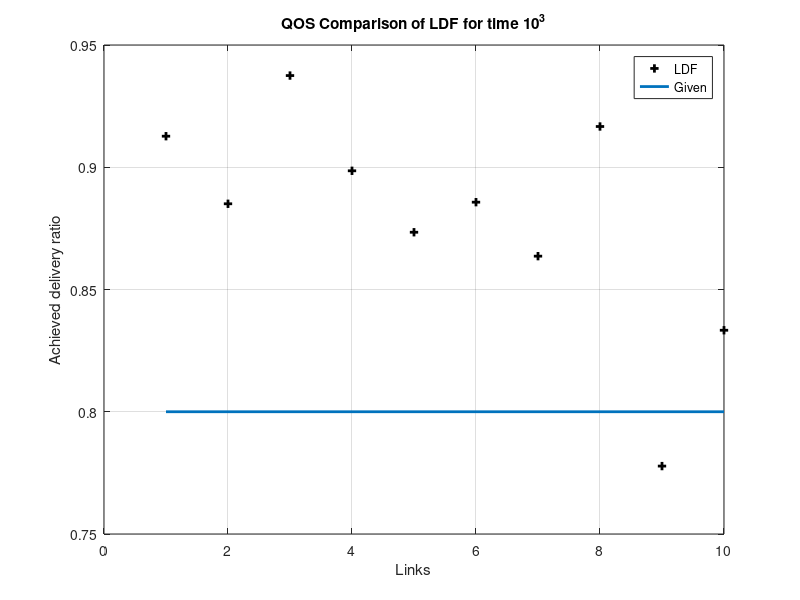
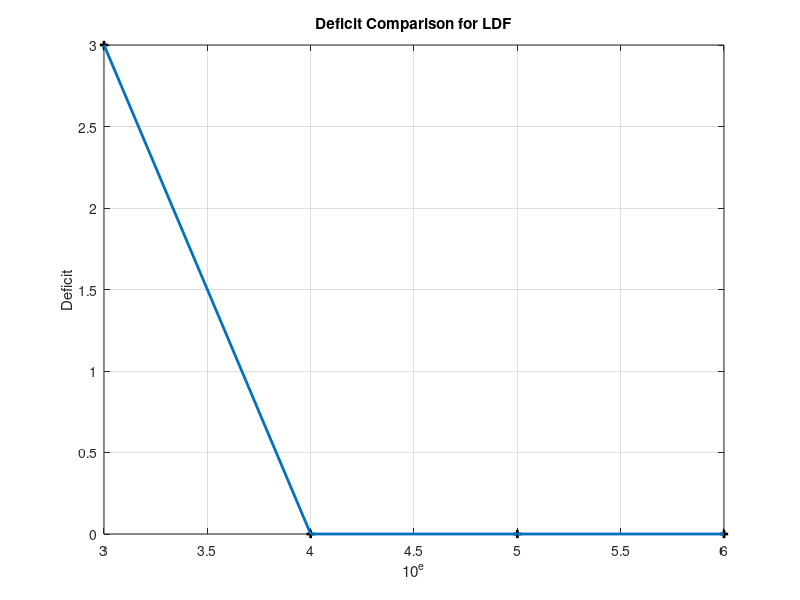

Recreate these plots in MATLAB, in order. (Note: this script raises an error after producing the figures.)
%%%% Comparison of EDF_LDF....LDF_EDF....Randomized schedule
%%%% Improved drop calculation

clc;
clear all;
close all;

tic;

e= 3:6;
DL= zeros(1,length(e));
% File_Name= 'LDF_EDF_10_Links_Heter';

for r= 1:length(e)

T= 10^e(r);
% lambda= [0.1*ones(1,2) 0.09 0.07*ones(1,5) 0.04*ones(1,5) 0.02*ones(1,7) 0.01];
lambda= [ 0.26 0.19 0.15 0.14 0.09 0.07 0.04 0.02 0.02 .01 ];
% lambda= [0.4 0.35 0.24];
% lambda= [0.54 0.3 0.15];
% lambda= [0.9 0.9 0.9];

L= length(lambda);

p= ones(1,L)*0.80;
% p= [0.9 0.85 0.75];
% p= [0.9 0.9 0.8 0.8 0.7 0.7 0.7 0.7 0.65 0.65]; % Delivery ratio
% p= [0.9*ones(1,3) 0.8*ones(1,5) 0.75*ones(1,5) 0.65*ones(1,7) 0.6];

% tao= [3*ones(1,3) 1*ones(1,4) 2*ones(1,3)];
tao= [4*ones(1,3) 2*ones(1,4) 3*ones(1,3)];
% tao= [5*ones(1,3) 2*ones(1,4) 3*ones(1,3)];
% tao= [ 5*ones(1,2) 2*ones(1,5) 4*ones(1,5) 3*ones(1,9)];
% tao= 2*ones(1,L);
% tao= [4 2 3];

a= zeros(L,T);

for j=1:L
    a(j,: )= rand(1,T)>(1-lambda(j));
end

disp('Appropriateness of the data');
mean(a,2)
sum(mean(a,2))


% Traffic Pattern
% Traffic= zeros(L,T);
% for j= 1:L
%     for t= 1:T
%         Traffic(j,min(t:t+tao(j)-1,T))= a(j,t)+Traffic(j,min(t:t+tao(j)-1,T));
%     end
%     
% end 


%%%% Deficit queue based schedule
 
s= zeros(L,T);
ED= s;
D= s;
D1= s;
A= s;
R= s;
prior= s;
A(:,1)= a(:,1);

% Stack of deadlines
z= zeros(sum(tao),T);

% prior(:,1)= a(:,1);
% if sum(a(:,1))
%     s(datasample(find(a(:,1)),1),1)= 1;
% end
% 
% R(:,1)= s(:,1);


for t= 1:T    
        
    for j= 1:L
        
        start= sum(tao(1:j-1))+1;
        last= sum(tao(1:j-1))+tao(j);
        jth_link_index= start:last;    
        
        temp= max(0,z(jth_link_index,max(1,t-1))-1);
        z(jth_link_index,t)= [0;temp(1:end-1)];
        
        if a(j,t)==1
            z(start,t)= tao(j);
        end
        
        if sum(z(jth_link_index,t))
            ED(j,t)= z(find(z(jth_link_index,t),1,'last')+start-1,t);
        end

    end   
    
    
    deadlines= ED(:,t);
    min_deadline= min(deadlines(deadlines>0));
    if (min_deadline)
        prior(find(ED( :,t)== min_deadline),t)= 1;
    end
    
    prior_ind= 0;    
    if sum(prior( :,t))
        prior_ind= find(prior( :,t));               
    end 
        
       
 %%%% Deficit queue update method
 
    D(:,t)= D(:,max(1,t-1))+ a(:,t)*double(rand>1-p(j))';         
    
      
    if sum(prior_ind)        
     
        links_pack= zeros(length(prior_ind),2);

        for k= 1:length(prior_ind)
            links_pack(k,: )= [D(prior_ind(k),t), prior_ind(k)]; % Table of [Deficit, Link Index]
        end
        
        maximum_deficit= max(links_pack( :,1));
        max_def_ind= find(links_pack( :,1)==maximum_deficit); % Find the links that have the largest deficit with packets in the input          
        chosen= links_pack(datasample(max_def_ind,1),2); % links_pack(datasample(def_ind,1),2) is the link chosen to schedule from the above table
        s(chosen,t)= 1;

        D(chosen,t)= max(0,D(chosen,t)-1);
        
        start= sum(tao(1:chosen-1))+1;
        last= sum(tao(1:chosen-1))+tao(chosen);
        jth_link_index= start:last;
        z(find(z(jth_link_index,t),1,'last')+start-1,t)= 0;
    
    end
    
    
    D1( :,t)= D1( :,max(1,t-1));
    
    for j= 1:L
            
            start= sum(tao(1:j-1))+1;
            last= sum(tao(1:j-1))+tao(j);
            jth_link_index= start:last;

            if z(last,t)==1 && s(j,t)==0
                D1(j,t)= D1(j,t)+1;
            end
        
    end
  

    %%%% Drop calculation   
 
  if t>1
    for j= 1:L        
        A(j,t)= A(j,t-1)+a(j,t); % Cumulative arrival
        R(j,t)= R(j,t-1)+s(j,t); % Cumulative schedule
        % D1(j,t)= A(j,t)-R(j,t); % Cumulative drop
    end
  end
    
    
    
end



disp(['Total packet arrived ', num2str(sum(sum(a)))]);
disp(['Total packet scheduled ', num2str(sum(sum(s)))]);

disp('Delivery ratio- aggregate');
sum(sum(s))/sum(sum(a))

disp('Delivery ratio- linkwise');
deficit_based= sum(s,2)./sum(a,2)


disp('Difference of arrival and schedule');
sum(a,2)-sum(s,2)
disp('Total drop ');
sum(sum(a,2)-sum(s,2))
disp('Cumulative deficit at the end');
DD= D(:,T)
disp(sum(D(:,T)))

disp('Cumulative drop at the end');
D1(:,T)
sum(D1(:,T))

DL(r)= sum(D(:,T));
figure(r)
plot(1:L, deficit_based, 'k+', 'LineWidth',2); hold on;
plot(1:L, p, 'LineWidth',2)

legend('LDF', 'Given');

xlabel('Links');
ylabel('Achieved delivery ratio');
title(['QOS Comparison of LDF for time 10^' num2str(e(r))]);
grid on;


%%%% Take care of this end
% end

figure(r+1)
plot(e, DL, 'k+', 'LineWidth',2); hold on;
plot(e, DL, 'LineWidth',2); hold on;

xlabel('10^e');
ylabel('Deficit');
title('Deficit Comparison for LDF');
grid on;

%%%% Saving the figures

h =  findobj('type','figure');
n = length(h);
mkdir(File_Name);
cd(File_Name);
for i=1:n
savefig(i,num2str(i));
end
cd ..

toc;
tic;


%%
%%%% Comparison of LDF+EDF and LDF without EDF

File_Name= 'Just_LDF_10_Links_Heter';


%%%% Deficit queue based schedule
 
s= zeros(L,T);
ED= s;
D= s;
D1= s;
A= s;
R= s;
prior= s;
A(:,1)= a(:,1);

% Stack of deadlines
z= zeros(sum(tao),T);

% prior(:,1)= a(:,1);
% if sum(a(:,1))
%     s(datasample(find(a(:,1)),1),1)= 1;
% end
% 
% R(:,1)= s(:,1);


for t= 1:T    
        
    for j= 1:L
        
        start= sum(tao(1:j-1))+1;
        last= sum(tao(1:j-1))+tao(j);
        jth_link_index= start:last;    
        
        temp= max(0,z(jth_link_index,max(1,t-1))-1);
        z(jth_link_index,t)= [0;temp(1:end-1)];
        
        if a(j,t)==1
            z(start,t)= tao(j);
        end
        
        if sum(z(jth_link_index,t))
            prior(j,t)= 1;
        end

    end   
    
        
    prior_ind= 0;    
    if sum(prior( :,t))
        prior_ind= find(prior( :,t));               
    end 
        
       
 %%%% Deficit queue update method
 
    D(:,t)= D(:,max(1,t-1))+ a(:,t)*double(rand>1-p(j))';         
    
      
    if sum(prior_ind)        
     
        links_pack= zeros(length(prior_ind),2);

        for k= 1:length(prior_ind)
            links_pack(k,: )= [D(prior_ind(k),t), prior_ind(k)]; % Table of [Deficit, Link Index]
        end
        
        maximum_deficit= max(links_pack( :,1));
        max_def_ind= find(links_pack( :,1)==maximum_deficit); % Find the links that have the largest deficit with packets in the input          
        chosen= links_pack(datasample(max_def_ind,1),2); % links_pack(datasample(def_ind,1),2) is the link chosen to schedule from the above table
        s(chosen,t)= 1;

        D(chosen,t)= max(0,D(chosen,t)-1);
        
        start= sum(tao(1:chosen-1))+1;
        last= sum(tao(1:chosen-1))+tao(chosen);
        jth_link_index= start:last;
        z(find(z(jth_link_index,t),1,'last')+start-1,t)= 0;
    
    end
    
    
    D1( :,t)= D1( :,max(1,t-1));
    
    for j= 1:L
            
            start= sum(tao(1:j-1))+1;
            last= sum(tao(1:j-1))+tao(j);
            jth_link_index= start:last;

            if z(last,t)==1 && s(j,t)==0
                D1(j,t)= D1(j,t)+1;
            end
        
    end
  

    %%%% Drop calculation   
 
  if t>1
    for j= 1:L        
        A(j,t)= A(j,t-1)+a(j,t); % Cumulative arrival
        R(j,t)= R(j,t-1)+s(j,t); % Cumulative schedule
        % D1(j,t)= A(j,t)-R(j,t); % Cumulative drop
    end
  end
    
    
    
end



disp(['Total packet arrived ', num2str(sum(sum(a)))]);
disp(['Total packet scheduled ', num2str(sum(sum(s)))]);

disp('Delivery ratio- aggregate');
sum(sum(s))/sum(sum(a))

disp('Delivery ratio- linkwise');
deficit_based_without= sum(s,2)./sum(a,2)


disp('Difference of arrival and schedule');
sum(a,2)-sum(s,2)
disp('Total drop ');
sum(sum(a,2)-sum(s,2))
disp('Cumulative deficit at the end');
DD= D(:,T)
disp(sum(D(:,T)))

disp('Cumulative drop at the end');
D1(:,T)
sum(D1(:,T))

DW(r)= sum(D(:,T));
figure(r)
plot(1:L, deficit_based_without, 'k+', 'LineWidth',2); hold on;
plot(1:L, p, 'LineWidth',2)

legend('LDF', 'Given');

xlabel('Links');
ylabel('Achieved delivery ratio');
title(['QOS Comparison of LDF for time 10^' num2str(e(r))]);
grid on;

%%%% Take care of this end
% end

figure(r+1)
plot(e, DL, 'k+', 'LineWidth',2); hold on;
plot(e, DL, 'LineWidth',2); hold on;

xlabel('10^e');
ylabel('Deficit');
title('Deficit Comparison for LDF');
grid on;

%%%% Saving the figures

h =  findobj('type','figure');
n = length(h);
mkdir(File_Name);
cd(File_Name);
for i=1:n
savefig(i,num2str(i));
end
cd ..

toc;
tic;






%%
%%%% Completely Random

File_Name= 'Random_10_Links_Rand';


%%%% Deficit queue based schedule
 
s= zeros(L,T);
ED= s;
D= s;
D1= s;
A= s;
R= s;
prior= s;
A(:,1)= a(:,1);

% Stack of deadlines
z= zeros(sum(tao),T);

% prior(:,1)= a(:,1);
% if sum(a(:,1))
%     s(datasample(find(a(:,1)),1),1)= 1;
% end
% 
% R(:,1)= s(:,1);


for t= 1:T    
        
    for j= 1:L
        
        start= sum(tao(1:j-1))+1;
        last= sum(tao(1:j-1))+tao(j);
        jth_link_index= start:last;    
        
        temp= max(0,z(jth_link_index,max(1,t-1))-1);
        z(jth_link_index,t)= [0;temp(1:end-1)];
        
        if a(j,t)==1
            z(start,t)= tao(j);
        end
        
        if sum(z(jth_link_index,t))
            prior(j,t)= 1;
        end

    end   
    
    
    %%%% Deficit queue update method
 
    D(:,t)= D(:,max(1,t-1))+ a(:,t)*double(rand>1-p(j))';   
    
    prior_ind= 0;    
    if sum(prior( :,t))
        prior_ind= find(prior( :,t));        
        chosen= datasample(prior_ind,1);
        
        s(chosen,t)= 1;
        D(chosen,t)= max(0,D(chosen,t)-1); % Deficit queue update
        
        start= sum(tao(1:chosen-1))+1;
        last= sum(tao(1:chosen-1))+tao(chosen);
        jth_link_index= start:last;
        z(find(z(jth_link_index,t),1,'last')+start-1,t)= 0;
      
    end 
       
      
       
    D1( :,t)= D1( :,max(1,t-1));
    
    for j= 1:L
            
            start= sum(tao(1:j-1))+1;
            last= sum(tao(1:j-1))+tao(j);
            jth_link_index= start:last;

            if z(last,t)==1 && s(j,t)==0
                D1(j,t)= D1(j,t)+1;
            end
        
    end
  

    %%%% Drop calculation   
 
  if t>1
    for j= 1:L        
        A(j,t)= A(j,t-1)+a(j,t); % Cumulative arrival
        R(j,t)= R(j,t-1)+s(j,t); % Cumulative schedule
        % D1(j,t)= A(j,t)-R(j,t); % Cumulative drop
    end
  end
    
    
    
end



disp(['Total packet arrived ', num2str(sum(sum(a)))]);
disp(['Total packet scheduled ', num2str(sum(sum(s)))]);

disp('Delivery ratio- aggregate');
sum(sum(s))/sum(sum(a))

disp('Delivery ratio- linkwise');
deficit_based_rand= sum(s,2)./sum(a,2)


disp('Difference of arrival and schedule');
sum(a,2)-sum(s,2)
disp('Total drop ');
sum(sum(a,2)-sum(s,2))
disp('Cumulative deficit at the end');
DD= D(:,T)
disp(sum(D(:,T)))

disp('Cumulative drop at the end');
D1(:,T)
sum(D1(:,T))

DR(r)= sum(D(:,T));
figure(r)
plot(1:L, deficit_based_rand, 'k+', 'LineWidth',2); hold on;
plot(1:L, p, 'LineWidth',2)

legend('LDF', 'Given');

xlabel('Links');
ylabel('Achieved delivery ratio');
title(['QOS Comparison of LDF for time 10^' num2str(e(r))]);
grid on;

%%%% Take care of this end
% end

figure(r+1)
plot(e, DL, 'k+', 'LineWidth',2); hold on;
plot(e, DL, 'LineWidth',2); hold on;

xlabel('10^e');
ylabel('Deficit');
title('Deficit Comparison for LDF');
grid on;

%%%% Saving the figures

h =  findobj('type','figure');
n = length(h);
mkdir(File_Name);
cd(File_Name);
for i=1:n
savefig(i,num2str(i));
end
cd ..

toc;
tic;

end



figure(7);
plot(e,DL, e,DW, e,DR, 'linewidth',2); grid on;
legend('LDF+EDF','LDF Without EDF','RANDOM');
xlabel('10^e');
ylabel('Deficit');
title('Cumulative Deficit Comparison Among Policies');
ylim([0 100]);

figure(6);
plot(1:L,p,1:L,deficit_based,1:L,deficit_based_without,1:L,deficit_based_rand,'linewidth',2);
legend('Given','LDF+EDF','LDF Without EDF','RANDOM');
grid on;
xlabel('Links');
ylabel('QOS');
title('Achieved QOS Comparison Among Policies');














